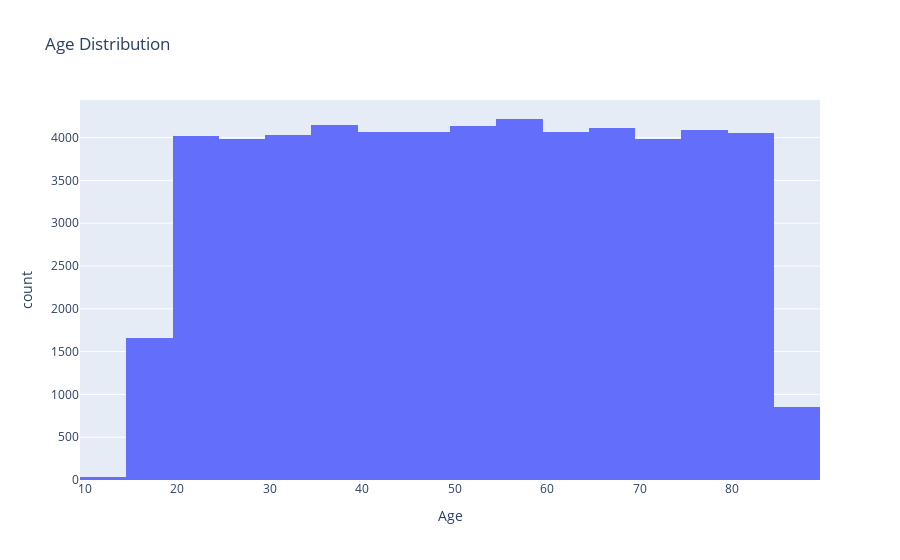

The cell this chart's notebook holds for it:
### Markdown cell above
<p style=" cursive; font-size: 80px; text-align: center; color: white;">Visualizations</p>

### Code cell
# Plot histogram for the 'Age' column
fig = px.histogram(df, x='Age', title='Age Distribution', nbins=30)
fig.show()

### Figure 1 — Plotly figure (JSON) as saved in the notebook; plotly's stock layout.template omitted (floating-point values rounded to 4 significant figures; data arrays with more than 128 entries replaced by an {"elided": "..."} marker saying what was removed)
{"data": [{"alignmentgroup": "True", "bingroup": "x", "hovertemplate": "Age=%{x}<br>count=%{y}<extra></extra>", "legendgroup": "", "marker": {"color": "#636efa", "pattern": {"shape": ""}}, "name": "", "nbinsx": 30, "offsetgroup": "", "orientation": "v", "showlegend": false, "type": "histogram", "x": {"elided": "55500 int values"}, "xaxis": "x", "yaxis": "y"}], "layout": {"barmode": "relative", "legend": {"tracegroupgap": 0}, "title": {"text": "Age Distribution"}, "xaxis": {"anchor": "y", "domain": [0, 1], "title": {"text": "Age"}}, "yaxis": {"anchor": "x", "domain": [0, 1], "title": {"text": "count"}}}}
